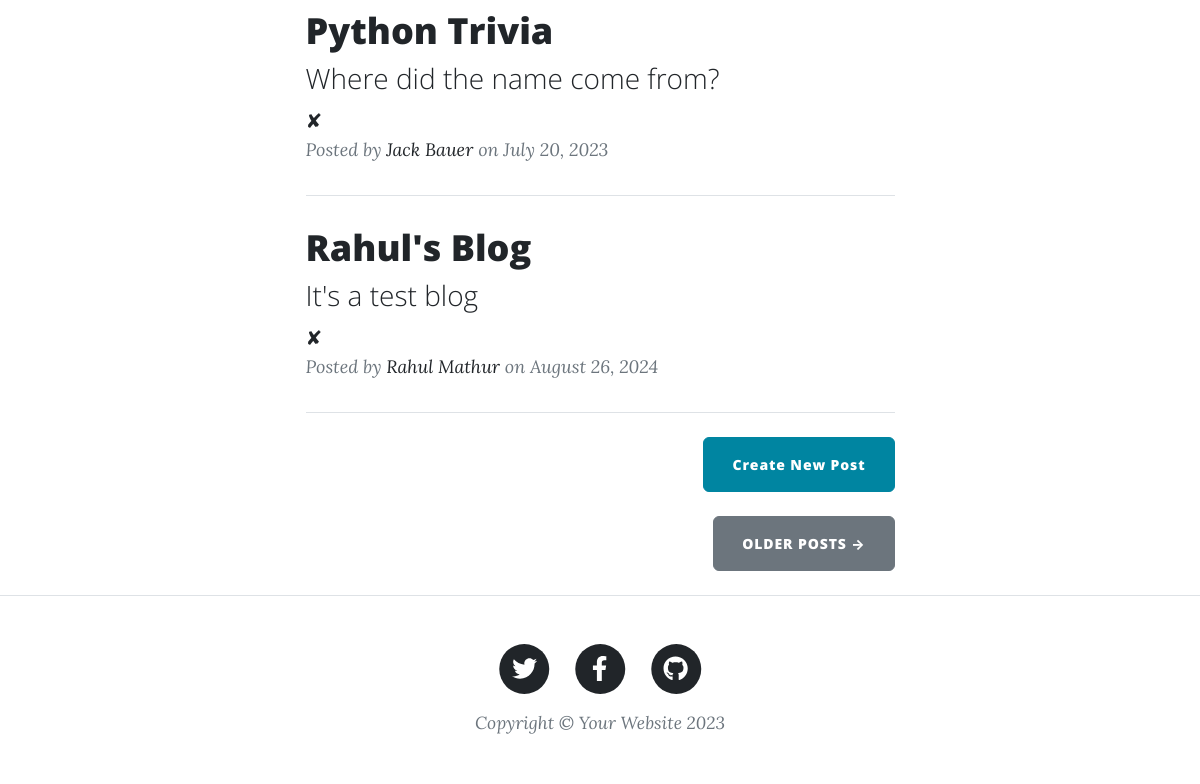
The app's page / (lower part), older data.
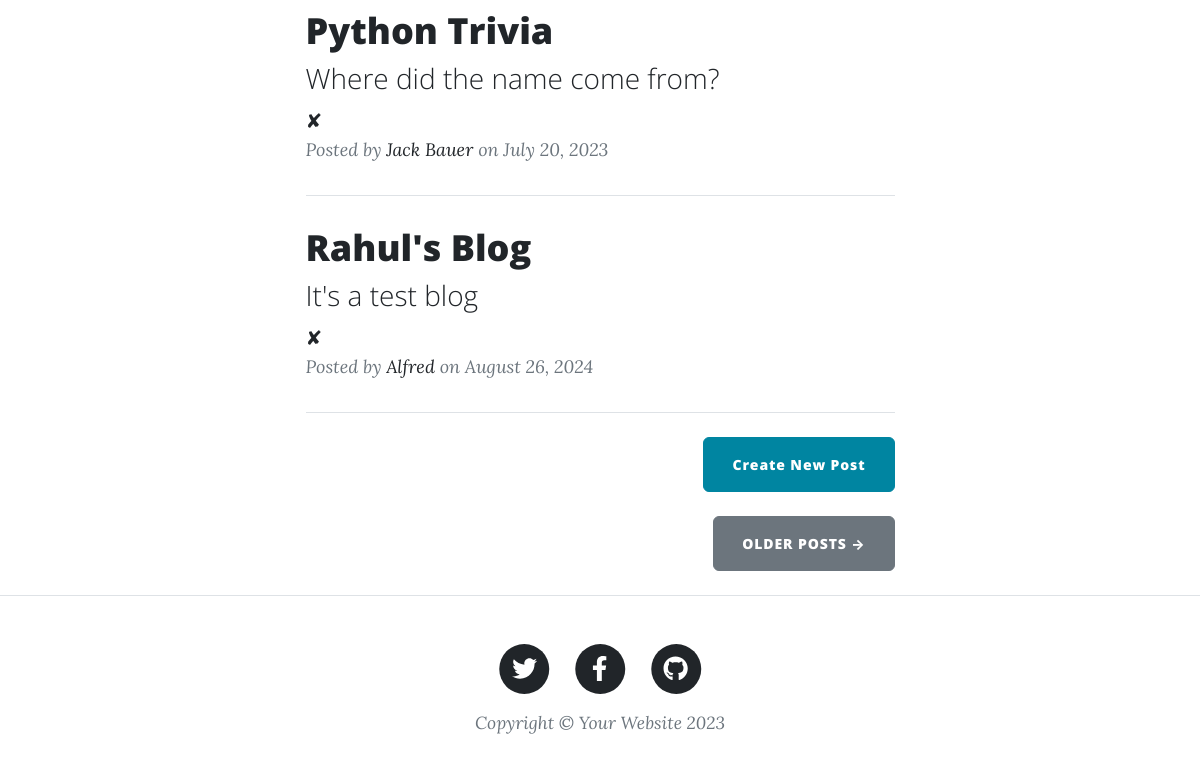
The same page, newer data.
### main.py (models this page shows)
class BlogPost(db.Model):
    id: Mapped[int] = mapped_column(Integer, primary_key=True)
    title: Mapped[str] = mapped_column(String(250), unique=True, nullable=False)
    subtitle: Mapped[str] = mapped_column(String(250), nullable=False)
    date: Mapped[str] = mapped_column(String(250), nullable=False)
    body: Mapped[str] = mapped_column(Text, nullable=False)
    author: Mapped[str] = mapped_column(String(250), nullable=False)
    img_url: Mapped[str] = mapped_column(String(250), nullable=False)

### main.py (the view)
@app.route('/')
def get_all_posts():
    result = db.session.execute(db.select(BlogPost))
    posts = result.scalars().all()
    return render_template("index.html", all_posts=posts)

### templates/index.html (shortened to what this page needs)
{% include "header.html" %}
<div class="container px-4 px-lg-5">
  <div class="row gx-4 gx-lg-5 justify-content-center">
    <div class="col-md-10 col-lg-8 col-xl-7">
      {% for post in all_posts %}
      <div class="post-preview">
        <a href="{{ url_for('show_post', post_id=post.id) }}">
          <h2 class="post-title">{{ post.title }}</h2>
          <h3 class="post-subtitle">{{ post.subtitle }}</h3>
        </a>
         <a href="{{ url_for('delete_post', post_id=post.id) }}">✘</a>
        <p class="post-meta">
          Posted by
          <a href="#">{{post.author}}</a>
          on {{post.date}}
        </p>
      </div>
      <hr class="my-4" />
      {% endfor %}
      <div class="d-flex justify-content-end mb-4">
        <a
          class="btn btn-primary float-right"
          href="{{ url_for('add_new_post') }}"
          >Create New Post</a
        >
      </div>
      <div class="d-flex justify-content-end mb-4">
        <a class="btn btn-secondary text-uppercase" href="#!">Older Posts →</a>
      </div>
    </div>
  </div>
</div>
{% include "footer.html" %}

Row changes from the older to the newer data that the page shows:
changed BlogPost "Rahul's Blog": author "Rahul Mathur" → "Alfred"
